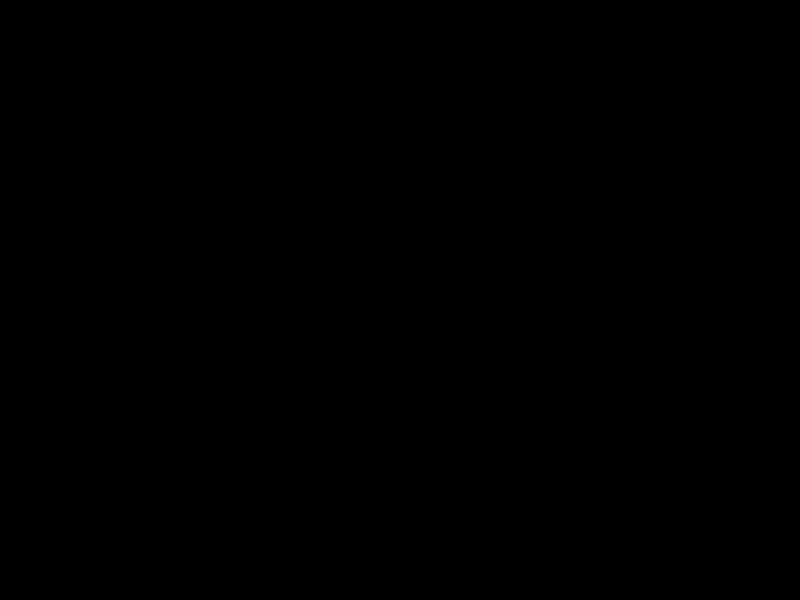
Frame 1 (no input)
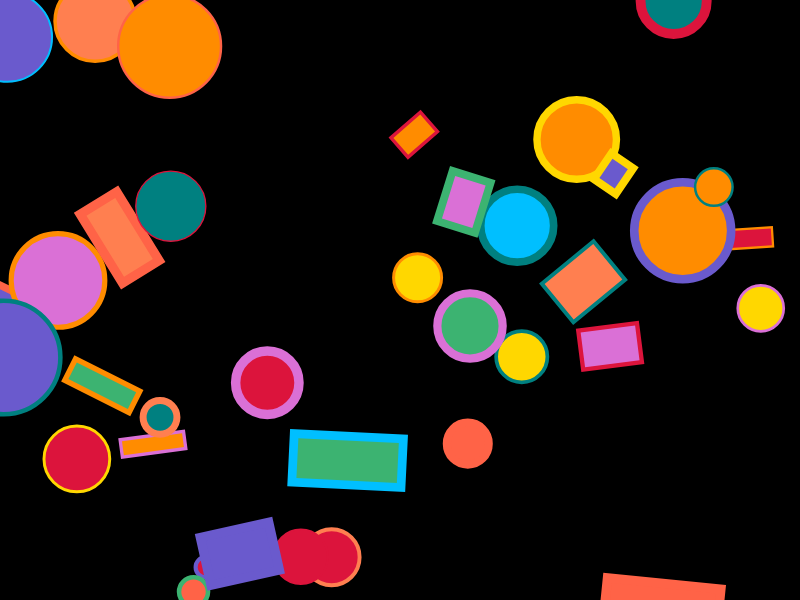
Frame 60 (no input)
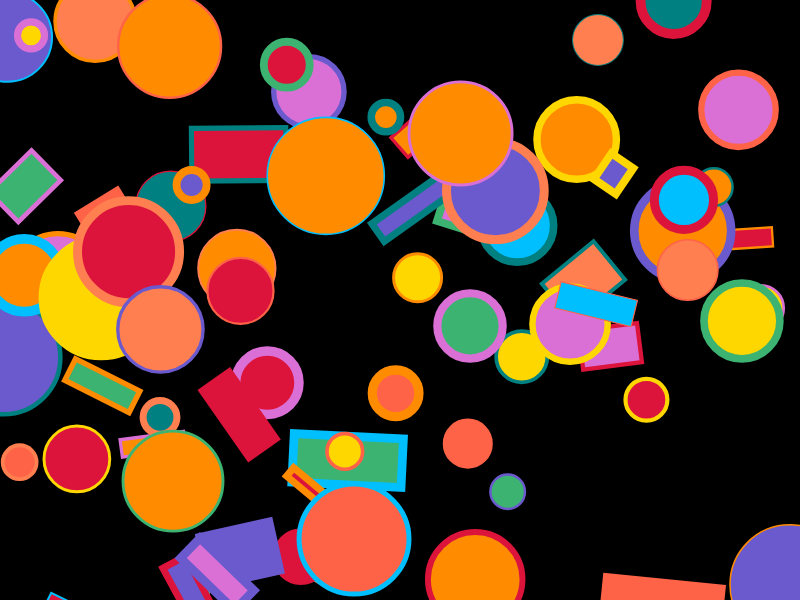
Frame 120 (the mouse pressed at the canvas centre since frame 60)

The p5.js sketch that drew these frames (run headless with seeded random() and noise() and a simulated clock; from frame 60 on, the mouse is pressed at the canvas centre):

// p5.js sketch
// ── sketch.js
//possible Colors

const colors = [
  'crimson',
  'teal',
  'coral',
  'gold',
  'slateblue',
  'mediumseagreen',
  'tomato',
  'deepskyblue',
  'orchid',
  'darkorange'
];
  
//--------------------------------------------------------------------------------------

//possible shapes

const shapes = ['circle','rect'];

function setup() {
  createCanvas(800, 600);
  background(0);
}

function draw() {

  //--------------------------------------------------------------------------------------

  //randomization

    let randomColorFill = random(colors);
    let randomColorStroke = random(colors);
    let type = random(shapes);

    let x = random(0, width);
    let y = random(0, height);
    let w = random(20, 120);
    let h = random(10, 60);
    
    let stroke_weight = random(1,10);

    angleMode(DEGREES);
    let angle = random(1,360);

  //--------------------------------------------------------------------------------------

  //draw shapes

    fill(randomColorFill);
    stroke(randomColorStroke);
    strokeWeight(stroke_weight);

    switch (type) {
        case 'rect':
            rotate(angle);
            rect(x, y, w, h);   
            
            break;
    
        case 'circle':
            circle(x, y, w);
            break;
    }   

}
